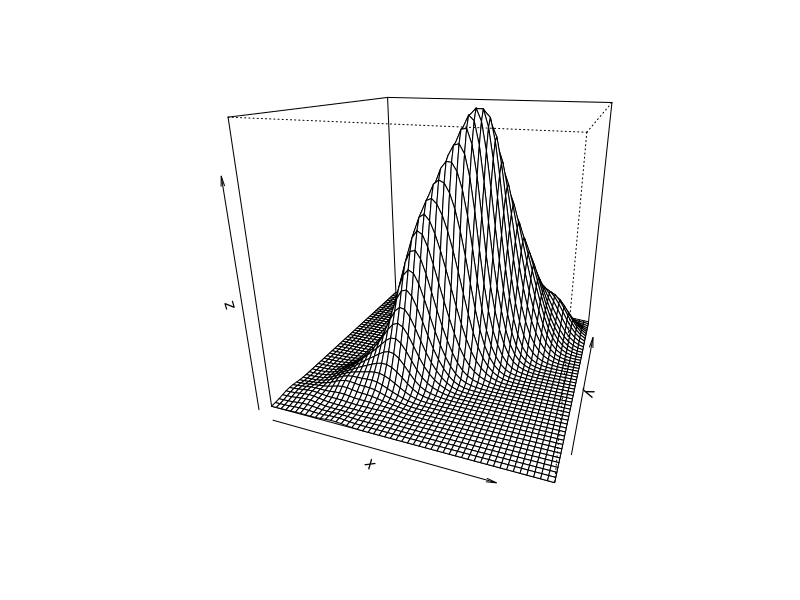
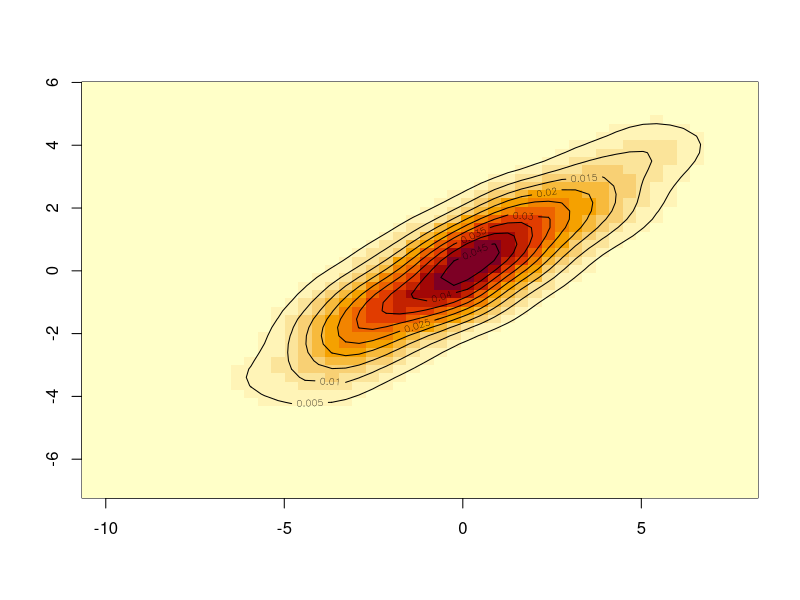
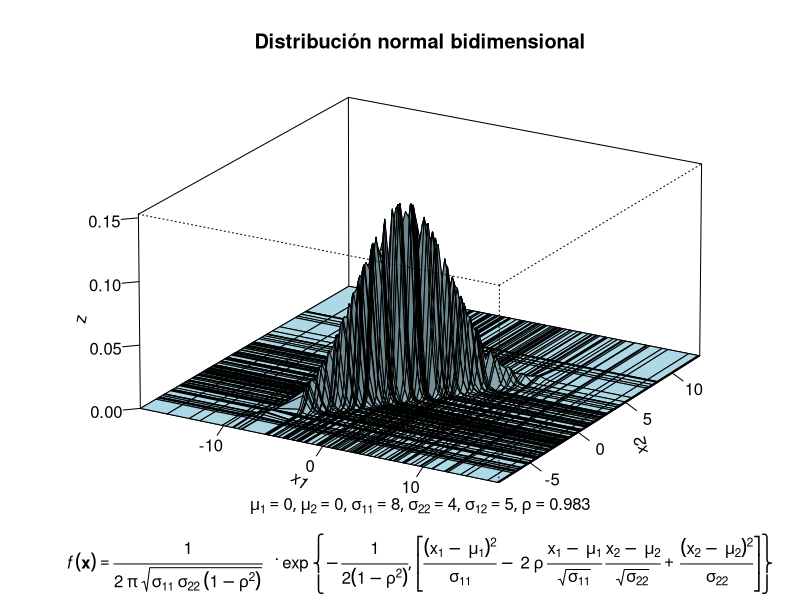

Recreate these plots in R, in order. (Note: this script raises an error after producing the figures.)
## ---- chunk 1
require(knitr)
# include this code chunk as-is to set options
opts_chunk$set(comment = NA, prompt = TRUE, tidy = FALSE, 
               fig.width = 7, fig.height = 7,echo = TRUE,
               fig.align='center',
               message = FALSE, warning = FALSE, cache=TRUE)
Sys.setlocale("LC_TIME", "C")
## ---- chunk 2
# Primera forma:

library(MASS)
# lets first simulate a bivariate normal sample
bivn <- mvrnorm(1000, mu = c(0, 0), Sigma = matrix(c(8, 5, 5, 4), 2))
# now we do a kernel density estimate
bivn.kde <- kde2d(bivn[,1], bivn[,2], n = 50)
# perspective
persp(bivn.kde, xlab="x", ylab="y", zlab="z", phi = 20, theta = 20)
# fancy contour with image
image(bivn.kde); contour(bivn.kde, add = T)
## ---- chunk 3
set.seed(123) # allows results to be reproducible
mu_1 <- 0
mu_2 <- 0
s_11 <- 8
s_12 <- 5
s_22 <- 4  

x1<-sort(rnorm(100, 0, 8)) # generating the vector series x1
x2<-sort(rnorm(100, 0, 4)) # generating the vector series x1 

corr <- cor.test(x=x1, y=x2, method = c("pearson") )

rho <- corr$estimate

f <- function(x1, x2){
  term1<- 1/(2*pi*sqrt(s_11*s_22*(1-rho^2)))
  term2<- -1/(2*(1-rho^2))
  term3<- (x1-mu_1)^2/s_11
  term4<- (x2-mu_2)^2/s_22
  term5<- 2*rho*((x1-mu_1)*(x2-mu_2))/(sqrt(s_11)*sqrt(s_22))
  term1*exp(term2*(term3+term4-term5))
} #multivariate density function
  
z <- outer(x1, x2, f) # Calculates density


persp(x1,x2, z, main="Distribución normal bidimensional",
sub=expression(italic(f)~(bold(x))==frac(1,2~pi~sqrt(sigma[11]~
sigma[22]~(1-rho^2)))~phantom(0)^bold(.)~exp~bgroup("{",
list(-frac(1,2(1-rho^2)),
bgroup("[",frac((x[1]~-~mu[1])^2, sigma[11])~-~2~rho~frac(x[1]~-~mu[1],
sqrt(sigma[11]))~ frac(x[2]~-~mu[2],sqrt(sigma[22]))~+~
frac((x[2]~-~mu[2])^2, sigma[22]),"]")),"}")),
col="lightblue",
theta=30,phi=20,
r=50,
d=0.1,
expand=0.5,
ltheta=90,lphi=90,
shade=0.75,
ticktype="detailed",
nticks=5,

)# produces the 3D plot

mtext(expression(list(mu[1]==0,mu[2]==0,sigma[11]==8,sigma[22]==4,sigma[12]==5,rho==0.983)), side=1)# addinga textlineto the graph


## ---- chunk 4
pca <- princomp(z, cbind(x1, x2))

## ---- chunk 5
sigma <- matrix(c(3,1,1,1,3,1,1,1,5), nrow=3, byrow=T)
e <- eigen(sigma)
e$values
## ---- chunk 6

